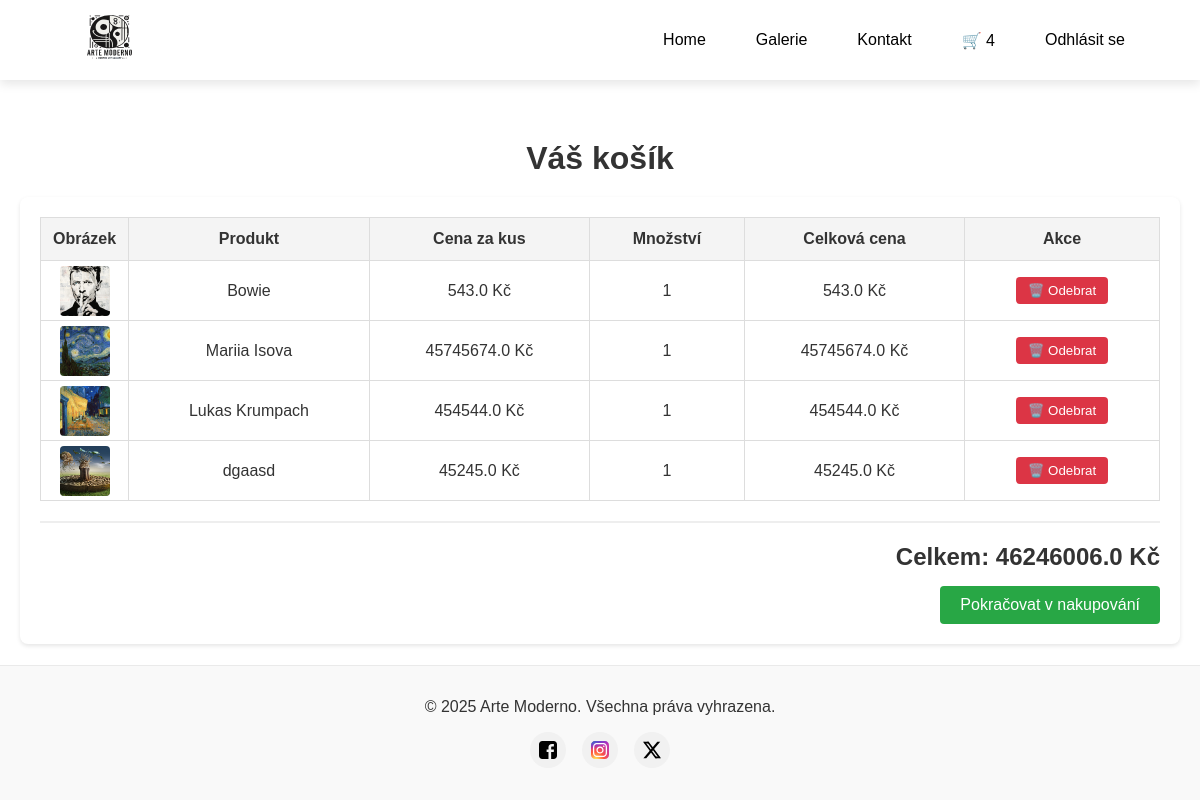
Before: /cart/view (signed in) with the older database file.
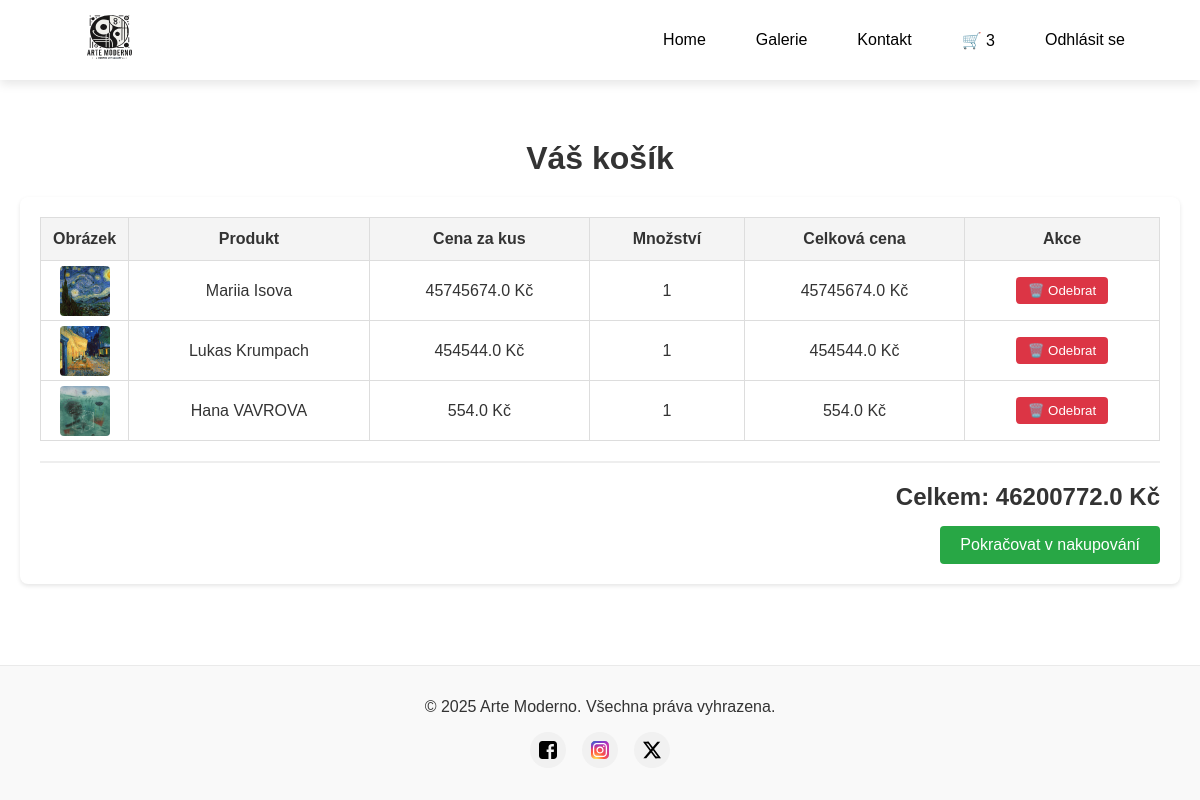
After: the same page with the newer database file.
### app/models.py (models this page shows, shortened)
class CartItem(db.Model):
    id = db.Column(db.Integer, primary_key=True)
    user_id = db.Column(db.Integer, db.ForeignKey('user.id'), nullable=False)
    product_id = db.Column(db.Integer, db.ForeignKey('product.id', ondelete="CASCADE"), nullable=False)
    quantity = db.Column(db.Integer, default=1, nullable=False)
    product = db.relationship('Product', backref=db.backref('cart_items', cascade='all, delete'))

class Product(db.Model):
    id = db.Column(db.Integer, primary_key=True)
    position_id = db.Column(db.Integer, unique=True, nullable=False)
    name = db.Column(db.String(150), nullable=False)
    description = db.Column(db.Text, nullable=True)
    price = db.Column(db.Float, nullable=False)
    image_filename = db.Column(db.String(300), nullable=True)  # Název souboru obrázku
    stock = db.Column(db.Integer, nullable=False, default=0)
    created_at = db.Column(db.DateTime, default=datetime.utcnow)

### app/views/cart_routes.py (the view)
@cart.route('/view', methods=['GET'])
@login_required
def view_cart():
    orphaned_items = CartItem.query.filter(~CartItem.product.has()).all()
    for item in orphaned_items:
        db.session.delete(item)
    db.session.commit()
    cart_items = CartItem.query.filter_by(user_id=current_user.id).all()
    total_price = sum(item.product.price * item.quantity for item in cart_items)
    return render_template('cart.html', cart_items=cart_items, total_price=total_price)

### app/templates/cart.html (shortened to what this page needs)
{% extends "layout.html" %} {% block title %}Košík{% endblock %} {% block
content %}
<div class="cart-wrapper">
  <h1>Váš košík</h1>
  <div class="cart-container">
    {% if cart_items %}
    <table class="cart-table">
      <thead>
        <tr>
          <th>Obrázek</th>
          <th>Produkt</th>
          <th>Cena za kus</th>
          <th>Množství</th>
          <th>Celková cena</th>
          <th>Akce</th>
        </tr>
      </thead>
      <tbody>
        {% for item in cart_items %}
        <tr class="cart-item-row" data-product-id="{{ item.product.id }}">
          <td class="image-cell">
            {% if item.product.image_filename %}
            <div class="image-container">
              <img
                src="{{ url_for('static', filename='uploads/' ~ item.product.image_filename) }}"
                alt="{{ item.product.name }}"
                class="product-thumbnail"
              />
            </div>
            {% else %}
            <div class="image-container no-image">
              <span>Žádný obrázek</span>
            </div>
            {% endif %}
          </td>
          <td>{{ item.product.name }}</td>
          <td>{{ item.product.price }} Kč</td>
          <td>{{ item.quantity }}</td>
          <td>{{ item.product.price * item.quantity }} Kč</td>
          <td>
            <button
              class="remove-from-cart btn-delete"
              data-product-id="{{ item.product.id }}"
            >
              🗑️ Odebrat
            </button>
          </td>
        </tr>
        {% endfor %}
      </tbody>
    </table>
    <div class="cart-summary">
      <h2>Celkem: {{ total_price }} Kč</h2>
      <a href="{{ url_for('views.galerie') }}" class="btn-continue"
        >Pokračovat v nakupování</a
      >
    </div>
    {% endif %}
  </div>
</div>
{% endblock %}

### app/templates/layout.html (shortened to what this page needs)
<!DOCTYPE html>
<html lang="cs">
  <head>
    <link
      rel="stylesheet"
      href="{{ url_for('static', filename='css/main.css') }}"
    />
  </head>
  <body>
    {% include "navbar.html" %}
    <main class="main-content">{% block content %}{% endblock %}</main>
    <footer class="footer">
      <div class="footer-content">
        <p class="footer-text">© 2025 Arte Moderno. Všechna práva vyhrazena.</p>
        <div class="social-links">
          <a href="#" class="social-link">
            <img
              src="{{ url_for('static', filename='logo/facebook.svg') }}"
              alt="Facebook"
            />
          </a>
          <a href="#" class="social-link">
            <img
              src="{{ url_for('static', filename='logo/skill-icons_instagram.svg') }}"
              alt="Instagram"
            />
          </a>
          <a href="#" class="social-link">
            <img
              src="{{ url_for('static', filename='logo/x.svg') }}"
              alt="Twitter/X"
            />
          </a>
        </div>
      </div>
    </footer>
  </body>
</html>

### app/templates/navbar.html
<nav class="navbar">
  <div class="navbar-logo">
    <a href="{{ url_for('views.home') }}">
      <img
        src="{{ url_for('static', filename='logo/Logo_4_svg.svg') }}"
        alt="ArtModerno Logo"
      />
    </a>
  </div>
  <div class="navbar-links">
    <a href="{{ url_for('views.home') }}" class="nav-link">Home</a>
    <a href="{{ url_for('views.galerie') }}" class="nav-link">Galerie</a>
    <a href="{{ url_for('views.kontakt') }}" class="nav-link">Kontakt</a>
    {% if current_user.is_authenticated %} {% if current_user.role == 'admin' %}
    <a href="{{ url_for('admin.dashboard') }}" class="nav-link">Admin Panel</a>
    {% else %}
    <a href="{{ url_for('cart.view_cart') }}" class="nav-link cart-icon">
      🛒 <span id="cart-count">{{ cart_item_count }}</span>
    </a>
    {% endif %}
    <a href="{{ url_for('views.logout') }}" class="nav-link">Odhlásit se</a>
    {% else %}
    <a href="{{ url_for('views.register') }}" class="nav-link">Registrace</a>
    <a href="{{ url_for('views.login') }}" class="nav-link">Přihlášení</a>
    {% endif %}
  </div>
</nav>

### app/static/css/main.css (style rules this page uses)
* { margin: 0; padding: 0; box-sizing: border-box; }
body { font-family: "Montserrat", sans-serif; color: #333; background-color: #ffffff; display: flex; flex-direction: column; min-height: 100vh; }
.navbar { display: flex; justify-content: space-between; align-items: center; padding: 1rem 5%; background: rgba(255, 255, 255, 0.8); backdrop-filter: blur(10px); box-shadow: 0 4px 10px rgba(0, 0, 0, 0.1); position: fixed; width: 100%; top: 0; z-index: 1000; height: 80px; }
.navbar-logo img { height: 60px; transition: transform 0.3s ease; }
.navbar-links { display: flex; gap: 20px; }
.navbar a { color: black; text-decoration: none; font-weight: 500; padding: 10px 15px; border-radius: 5px; position: relative; transition: all 0.3s ease-in-out; display: inline-block; }
.main-content { flex: 1; padding-top: 20px; text-align: center; margin-top: 100px; }
.footer { width: 100%; background-color: #f9f9f9; border-top: 1px solid #eaeaea; padding: 2rem 0; text-align: center; margin-top: auto; }
.footer-content { max-width: 1200px; margin: 0 auto; display: flex; flex-direction: column; align-items: center; justify-content: center; row-gap: 1rem; }
.social-links { display: flex; gap: 1rem; align-items: center; justify-content: center; }
.social-link { display: flex; align-items: center; justify-content: center; width: 36px; height: 36px; background-color: #f1f1f1; border-radius: 50%; transition: all 0.3s ease; }
.social-link img { width: 18px; height: 18px; }

### app/templates/cart.html (style rules this page uses)
.cart-wrapper { max-width: 1200px; margin: 0 auto; padding: 20px; }
h1 { color: #333; text-align: center; margin-bottom: 20px; }
.cart-container { background-color: white; border-radius: 8px; box-shadow: 0 2px 4px rgba(0, 0, 0, 0.1); padding: 20px; }
.cart-table { width: 100%; border-collapse: collapse; margin-bottom: 20px; }
.cart-table th, .cart-table td { border: 1px solid #ddd; padding: 12px; text-align: center; }
.cart-table th { background-color: #f4f4f4; color: #333; font-weight: 600; }
.image-cell { width: 60px; height: 60px; padding: 4px !important; }
.image-container { width: 50px; height: 50px; display: flex; align-items: center; justify-content: center; margin: 0 auto; background-color: #f8f9fa; border-radius: 4px; overflow: hidden; }
.product-thumbnail { width: 50px; height: 50px; object-fit: cover; display: block; }
.btn-delete { background-color: #dc3545; color: white; border: none; padding: 6px 12px; border-radius: 4px; cursor: pointer; transition: background-color 0.2s; }
.cart-summary { text-align: right; margin-top: 20px; padding-top: 20px; border-top: 2px solid #eee; }
.cart-summary h2 { color: #333; margin-bottom: 15px; }
.btn-continue { display: inline-block; background-color: #28a745; color: white; padding: 10px 20px; text-decoration: none; border-radius: 4px; transition: background-color 0.2s; }

Changed rows visible on the page:
removed CartItem: name (picture), product.name "Bowie", product.price "543.0", quantity "1", item.product.price*item.quantity "543.0"
removed CartItem: image_filename (picture), product.name "dgaasd", product.price "45245.0", quantity "1", item.product.price*item.quantity "45245.0"
added CartItem: image_filename (picture), product.name "Hana VAVROVA", product.price "554.0", quantity "1", item.product.price*item.quantity "554.0"
Other visible differences:
{{ cart_item_count }}: "4" → "3"
{{ total_price }}: "46246006.0" → "46200772.0"
